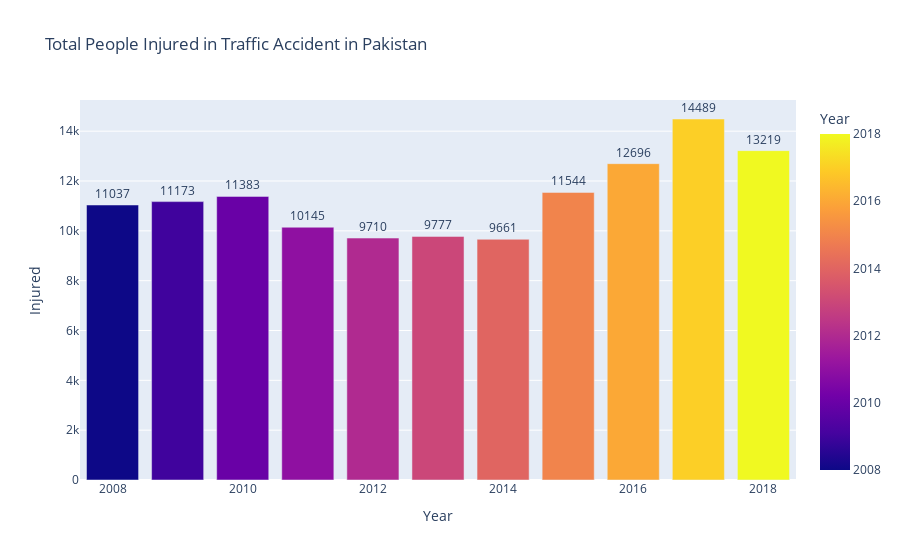

Notebook source saved alongside this figure:
### Code cell
sel=dataset[{'Year','Injured','Place'}].loc[(dataset.Place=='Pakistan')]
graph=px.bar(sel,x='Year',y='Injured',color='Year',text='Injured',title='Total People Injured in Traffic Accident in Pakistan')
graph.update_traces(texttemplate='%{text}',textposition='outside')
graph.show()

### Figure 1 — Plotly figure (JSON) as saved in the notebook; plotly's stock layout.template omitted (floating-point values rounded to 4 significant figures)
{"data": [{"alignmentgroup": "True", "hovertemplate": "Year=%{marker.color}<br>Injured=%{text}<extra></extra>", "legendgroup": "", "marker": {"color": [2008, 2009, 2010, 2011, 2012, 2013, 2014, 2015, 2016, 2017, 2018], "coloraxis": "coloraxis", "pattern": {"shape": ""}}, "name": "", "offsetgroup": "", "orientation": "v", "showlegend": false, "text": [11037, 11173, 11383, 10145, 9710, 9777, 9661, 11544, 12696, 14489, 13219], "textposition": "outside", "texttemplate": "%{text}", "type": "bar", "x": [2008, 2009, 2010, 2011, 2012, 2013, 2014, 2015, 2016, 2017, 2018], "xaxis": "x", "y": [11037, 11173, 11383, 10145, 9710, 9777, 9661, 11544, 12696, 14489, 13219], "yaxis": "y"}], "layout": {"barmode": "relative", "coloraxis": {"colorbar": {"title": {"text": "Year"}}, "colorscale": [[0, "#0d0887"], [0.1111, "#46039f"], [0.2222, "#7201a8"], [0.3333, "#9c179e"], [0.4444, "#bd3786"], [0.5556, "#d8576b"], [0.6667, "#ed7953"], [0.7778, "#fb9f3a"], [0.8889, "#fdca26"], [1, "#f0f921"]]}, "legend": {"tracegroupgap": 0}, "title": {"text": "Total People Injured in Traffic Accident in Pakistan"}, "xaxis": {"anchor": "y", "domain": [0, 1], "title": {"text": "Year"}}, "yaxis": {"anchor": "x", "domain": [0, 1], "title": {"text": "Injured"}}}}
